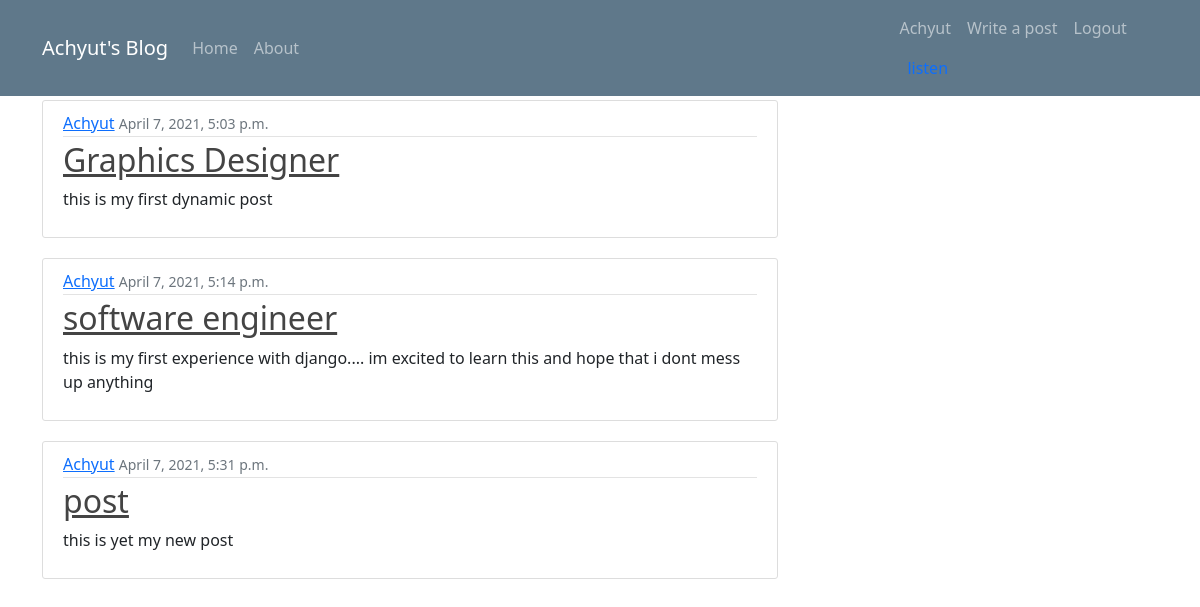
Screenshot of /blog/ (signed in) with the database file from the repository.
### blog/models.py (models this page shows, shortened)
class Post(models.Model):
    title = models.CharField(max_length= 100)
    content = models.TextField()
    date_posted = models.DateTimeField(default= timezone.now)
    author = models.ForeignKey(User , on_delete= models.CASCADE)

### blog/views.py (the view)
# urls.py: path('', views.home, name='blog-home'),
def home(request):
    content = {
        'posts':Post.objects.all(),
        'title':'Blog - Home'
    }
    return render(request, 'blog/index.html',content)

### blog/templates/blog/index.html
{% extends "blog/base.html" %}
{% block content %}
    {% for post in posts %}
        <article class="media content-section">
            <div class="media-body">
                <div class="article-metadata">
                    <a class="mr-2" href= "#" >{{ post.author }}</a>
                    <small class="text-muted">{{ post.date_posted }}</small>
                </div>
                <h2><a class="article-title" href= "#" >{{ post.title }}</a></h2>
                <p class="article-content">{{ post.content }}</p>
            </div>
        </article>
    {% endfor%}
{% endblock content %}

### blog/templates/blog/base.html (shortened to what this page needs)
{% load static %}
<!DOCTYPE html>
<html lang="en">
<head>
    <link rel="stylesheet" href="{% static 'blog/main.css' %}">
    <link href="https://cdn.jsdelivr.net/npm/bootstrap@5.0.0-beta3/dist/css/bootstrap.min.css" rel="stylesheet"
>
</head>
<body>
    <header class="site-header">
        <nav class="navbar navbar-expand-md navbar-dark bg-steel fixed-top">
            <div class="container">
                <a class="navbar-brand mr-4" href="{% url 'blog-home' %}">Achyut's Blog</a>
                <div class="collapse navbar-collapse" id="navbarToggle">
                    <div class="navbar-nav mr-auto">
                        <a class="nav-item nav-link" href="{% url 'blog-home' %}">Home</a>
                        <a class="nav-item nav-link" href="{% url 'blog-about' %}">About</a>
                    </div>
                    <div class="right-side">
                        {% if user.is_authenticated %}
                        <div class="navbar-nav">
                            <a class="nav-item nav-link " href="#">{{ user.first_name }}</a>
                            <a class="nav-item nav-link " href="#">Write a post</a>
                            <a class="nav-item nav-link " href="{% url 'users:logout' %}">Logout</a>
                        </div>
                        {% else %}
                        <div class="navbar-nav">
                            <a class="nav-item nav-link " href="{% url 'users:login' %}">Login</a>
                            <a class="nav-item nav-link " href="{% url 'users:register' %}">Register</a>
                        </div>
                        {% endif %}
                        <a class="nav-item nav-link " href="{% url 'users:listen' %}">listen</a>
                    </div>
                </div>
            </div>
        </nav>
    </header>
    <main role="main" class="container">
        <div class="row" style="margin-top: 100px;">
            <div class="col-md-8">
                {% block content %}{% endblock %}
            </div>
        </div>
    </main>
</body>
</html>

### blog/static/blog/main.css (style rules this page uses)
body { background: #fafafa; color: #333333; margin-top: 5rem; text-decoration: none; }
h1, h2, h3, h4, h5, h6 { color: #444444; }
.bg-steel { background-color: #5f788a; }
.site-header .navbar-nav .nav-link { color: #cbd5db; }
.content-section { background: #ffffff; padding: 10px 20px; border: 1px solid #dddddd; border-radius: 3px; margin-bottom: 20px; }
.article-title { color: #444444; }
.article-content { white-space: pre-line; }
.article-metadata { padding-bottom: 1px; margin-bottom: 4px; border-bottom: 1px solid #e3e3e3 }
.right-side { margin-left: 60%; }

### rows the page displays
Post: author "Achyut", date_posted "April 7, 2021, 5:03 p.m.", title "Graphics Designer", content "this is my first dynamic post"
Post: author "Achyut", date_posted "April 7, 2021, 5:14 p.m.", title "software engineer", content "this is my first experience with django.... im excited to learn this and hope that i dont mess up anything"
Post: author "Achyut", date_posted "April 7, 2021, 5:31 p.m.", title "post", content "this is yet my new post"

### other values shown
{{ user.first_name }} "Achyut"
